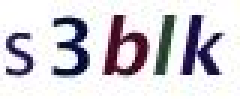
#> input picture 0just_play/img/49.jpg, 80 x 37 px (shown 3 times larger)
$ python g.py
#> lines starting #> are read from the running program, lines starting #| are printed output that depends on the picture; after the words box and inside, x2 and y2 are one past the last pixel; in counts of white or black regions, pixels touching at a corner belong together
#coding:utf8
import cv2
import numpy as np
from matplotlib import pyplot as plt

img = cv2.imread('img/49.jpg',0)
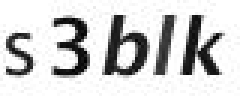
#> img: shape (37, 80) (shown 3 times larger); min 0, max 255, mean 213

#这里故意给模糊了一下
img = cv2.medianBlur(img,3)
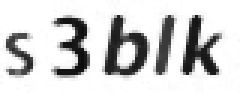
#> img: shape (37, 80) (shown 3 times larger); min 12, max 255, mean 215.3

ret,th1 = cv2.threshold(img,220,255,cv2.THRESH_BINARY)
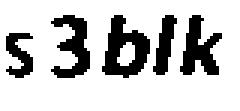
#> th1: shape (37, 80) (shown 3 times larger); 78.3% white; 5 black regions, box (x1, y1, x2, y2) and area: (34, 5, 50, 26) 183, (60, 5, 74, 25) 148, (17, 5, 30, 26) 145, (51, 5, 59, 25) 87, (2, 11, 11, 26) 80

wb = cv2.cvtColor(th1, cv2.COLOR_GRAY2BGR)
cv2.imwrite('img/wb4.png', wb)

cv2.imshow('wb', wb)
cv2.waitKey(0)

$ run again, with 0just_play/img/wb4.jpg copied over 0just_play/img/49.jpg
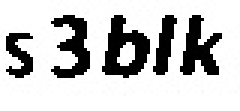
#> input picture 0just_play/img/wb4.jpg, 80 x 37 px (shown 3 times larger)
#> img is the input picture: shape (37, 80); min 0, max 255, mean 199.3
#> `ret,th1 = cv2.threshold(img,220,255,cv2.THRESH_BINARY)`:
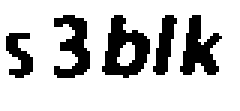
#> th1: shape (37, 80) (shown 3 times larger); 78.4% white; 5 black regions, box (x1, y1, x2, y2) and area: (34, 5, 50, 26) 184, (60, 5, 74, 25) 148, (18, 5, 30, 26) 142, (51, 5, 59, 25) 87, (2, 11, 11, 26) 79
